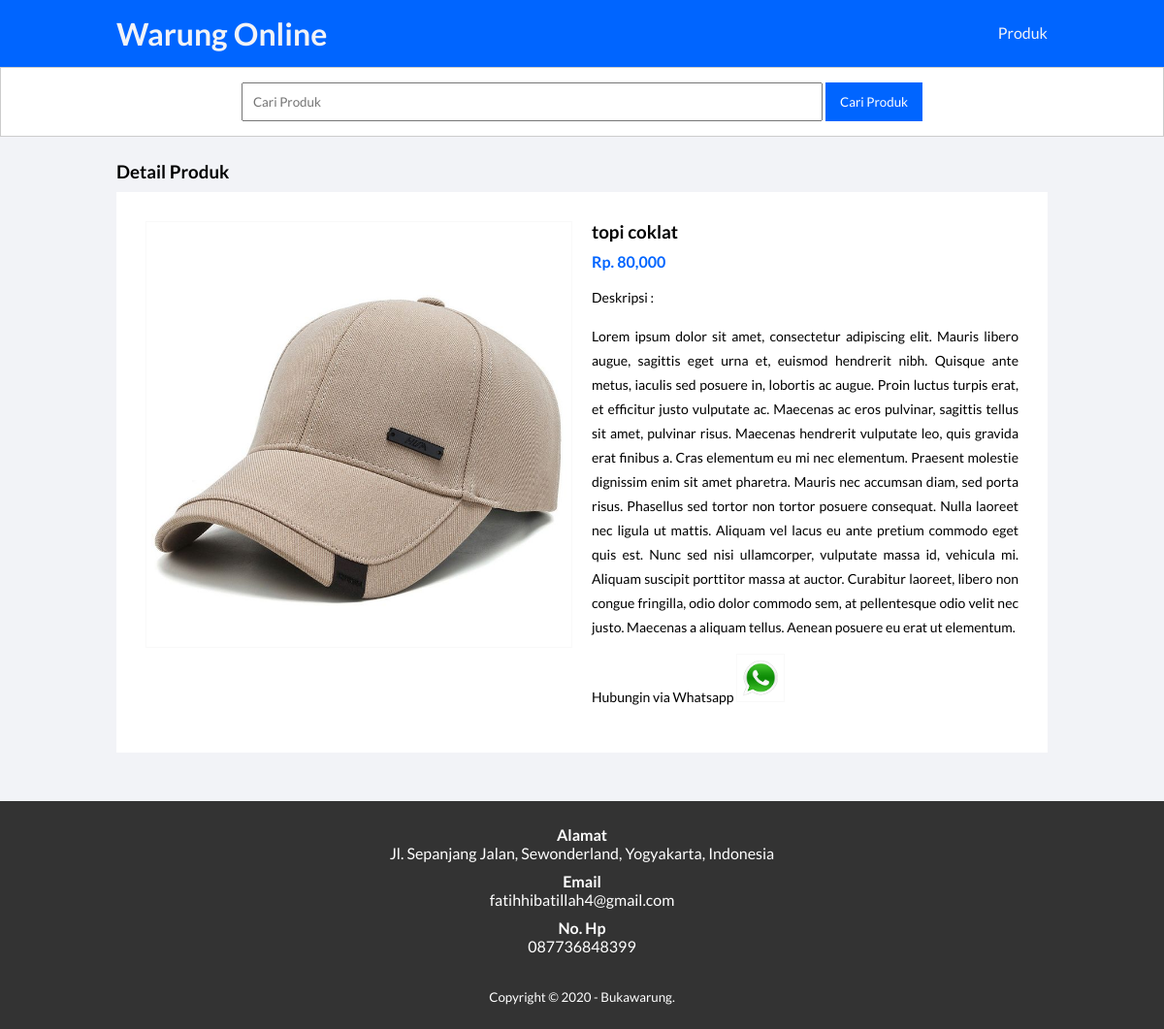
The page /detail-produk.php?id=21 on the database its author committed.
### tables this page shows
CREATE TABLE `tb_product` (
  `product_id` int(11) NOT NULL,
  `category_id` int(11) NOT NULL,
  `product_name` varchar(100) NOT NULL,
  `product_price` int(11) NOT NULL,
  `product_description` text NOT NULL,
  `product_images` varchar(100) NOT NULL,
  `product_status` tinyint(1) NOT NULL,
  `date_created` timestamp NOT NULL DEFAULT current_timestamp()
);

### detail-produk.php (the view, shortened to what this page needs)
<?php
    include 'connect.php';
    $kontak = mysqli_query($conn, "SELECT * FROM tb_admin WHERE admin_id = 1");
    $a = mysqli_fetch_object($kontak);
	$produk = mysqli_query($conn, "SELECT * FROM tb_product WHERE product_id = '".$_GET['id']."' ");
	$p = mysqli_fetch_object($produk);
?>
<!DOCTYPE html>
<html lang="en">
<head>
    <link rel="stylesheet" type="text/css" href="css/style.css">
</head>
<body>
    <header>
        <div class="container">
            <h1><a href="index.php">Warung Online</h1>
            <ul>
                <li><a href="produk.php">Produk</a></li>
            </ul>
        </div>
    </header>
	<div class="search">
		<div class="container">
			<form action="produk.php">
				<input type="text" name="search" placeholder="Cari Produk" value="<?php echo $_GET['search'] ?>">
				<input type="submit" name="cari" value="Cari Produk">
			</form>
		</div>
	</div>
	<div class="section">
		<div class="container">
			<h3>Detail Produk</h3>
			<div class="box">
				<div class="col-2">
					<img src="produk/<?php echo $p->product_images ?>" width="100%">
				</div>
				<div class="col-2">
					<h3><?php echo $p->product_name ?></h3>
					<h4>Rp. <?php echo number_format($p->product_price) ?></h4>
					<p>Deskripsi :<br>
						<?php echo $p->product_description ?>
					</p>
					<p><a href="https://api.whatsapp.com/send?phone=<?php echo $a->admin_telp ?>&text=Hai, saya tertarik dengan produk Anda." target="_blank">
						Hubungin via Whatsapp
						<img src="img/wa.png" width="50px"></a>
					</p>
				</div>
			</div>
		</div>
	</div>
	<div class="footer">
		<div class="container">
			<h4>Alamat</h4>
			<p><?php echo $a->admin_address ?></p>
			<h4>Email</h4>
			<p><?php echo $a->admin_email ?></p>
			<h4>No. Hp</h4>
			<p><?php echo $a->admin_telp ?></p>
			<small>Copyright &copy; 2020 - Bukawarung.</small>
		</div>
	</div>
</body>
</html>

### css/style.css (style rules this page uses)
* { padding:0; margin:0; font-family: 'Lato', sans-serif; }
* { color: inherit; text-decoration: none; }
body { background-color: #f2f3f7; }
header { background-color: #0065ff; color: #f2f3f7; }
header h1 { float: left; padding: 15px 0; }
header ul { float: right; }
header ul li { display: inline-block; }
header ul li a { padding: 20px 0 20px 15px; display: inline-block; }
.container { width: 80%; margin: auto; }
.container:after { content: ''; display:block; clear:both; }
.section { padding: 25px 0; }
.box { background-color: #fff; border: none; padding: 20px ; box-sizing: border-box; margin: 10px 0 25px 0; }
.box:after { content: ''; display: block; clear: both; }
.search { padding: 15px 0; background-color: #fff; border:1px solid #ccc; text-align: center; }
.search input[type=text] { width: 60%; padding: 10px; }
.search input[type=submit] { padding: 12px 15px; background-color: #0065ff; color: #fff; border: none; cursor: pointer; }
.footer { padding: 25px 0; background-color: #333; color: #fff; text-align: center; }
.footer p { margin-bottom: 10px; }
.footer small { margin-top: 25px; display: inline-block; }
.col-2 { width: 50%; min-height: 200px; padding:10px; box-sizing: border-box; float: left; }
.col-2 img { border:1px solid #f9f9f9; padding:5px; box-sizing: border-box; }
.col-2 h3 { margin-bottom: 10px; }
.col-2 h4 { color: #0065ff; }
.col-2 p { margin:15px 0; text-align: justify; line-height: 25px; font-size:14px; }

### rows shown on the page
tb_product: product_images (picture), product_name "topi coklat", product_price "80,000", product_description "Lorem ipsum dolor sit amet, consectetur adipiscing elit. Mauris libero augue, sagittis eget urna et, euismod hendrerit nibh. Quisque ante metus, iaculis sed posuere in, lobortis ac augue. Proin luctus turpis erat, et efficitur justo vulputate ac. Maecenas ac eros pulvinar, sagittis tellus sit amet, pulvinar risus. Maecenas hendrerit vulputate leo, quis gravida erat finibus a. Cras elementum eu mi nec elementum. Praesent molestie dignissim enim sit amet pharetra. Mauris nec accumsan diam, sed porta risus. Phasellus sed tortor non tortor posuere consequat. Nulla laoreet nec ligula ut mattis. Aliquam vel lacus eu ante pretium commodo eget quis est. Nunc sed nisi ullamcorper, vulputate massa…"

### other values the page prints
$a->admin_address "Jl. Sepanjang Jalan, Sewonderland, Yogyakarta, Indonesia"
$a->admin_email "fatihhibatillah4@gmail.com"
$a->admin_telp "087736848399"
